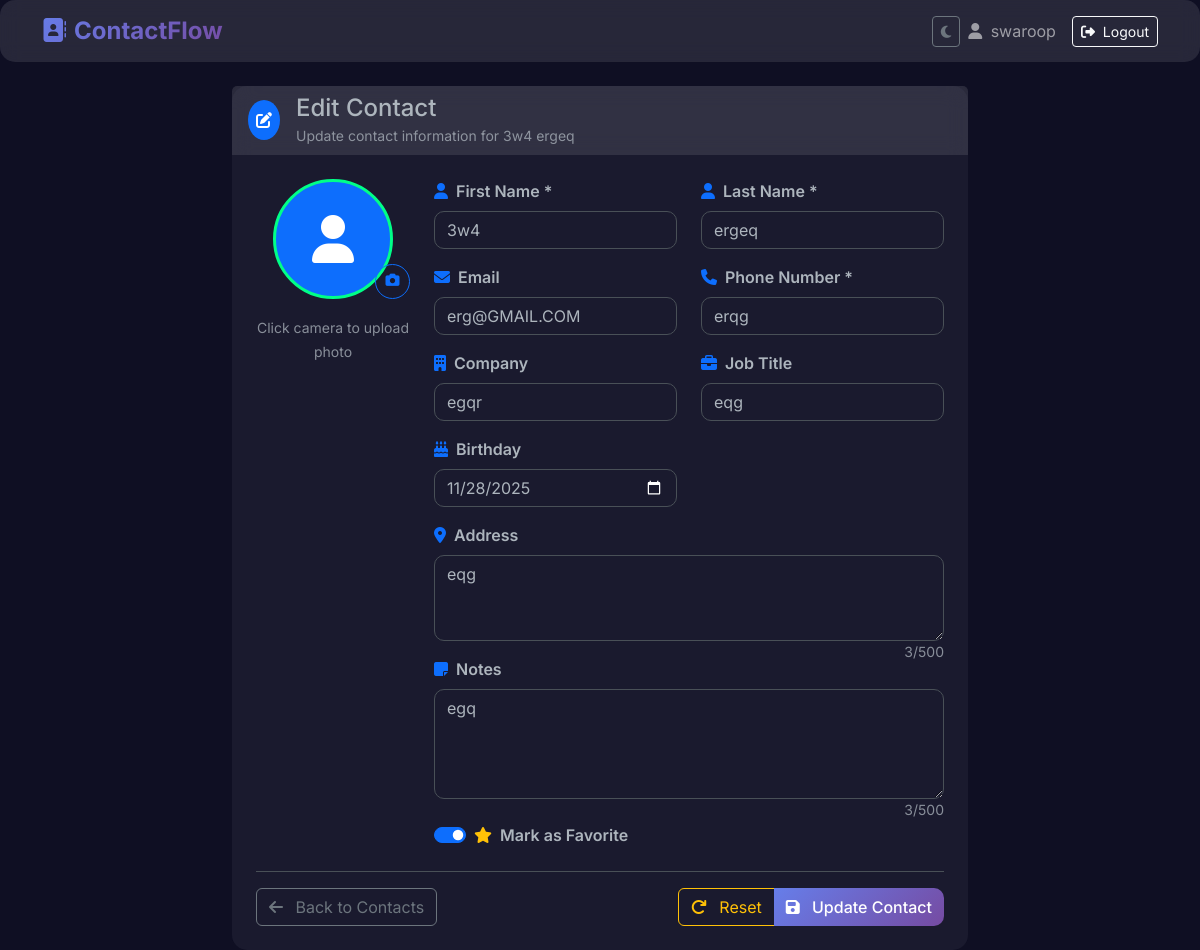
The app's page /edit/2/ (signed in) with its own data.
### contacts/models.py (models this page shows, shortened)
class Contact(models.Model):
    user = models.ForeignKey(User, on_delete=models.CASCADE)
    first_name = models.CharField(max_length=50)
    last_name = models.CharField(max_length=50)
    email = models.EmailField(blank=True, null=True)
    phone_number = models.CharField(max_length=20)
    address = models.TextField(blank=True, null=True)
    company = models.CharField(max_length=100, blank=True, null=True)
    job_title = models.CharField(max_length=100, blank=True, null=True)
    notes = models.TextField(blank=True, null=True)
    profile_picture = models.ImageField(upload_to=contact_photo_path, blank=True, null=True)
    is_favorite = models.BooleanField(default=False)
    birthday = models.DateField(blank=True, null=True)
    created_at = models.DateTimeField(auto_now_add=True)
    updated_at = models.DateTimeField(auto_now=True)
    class Meta:
        ordering = ['first_name', 'last_name']

### contacts/views.py (the view)
# urls.py: path('edit/<int:pk>/', views.edit_contact, name='edit_contact'),
@login_required
def edit_contact(request, pk):
    contact = get_object_or_404(Contact, pk=pk, user=request.user)
    if request.method == 'POST':
        form = ContactForm(request.POST, request.FILES, instance=contact)
        if form.is_valid():
            form.save()
            messages.success(request, '✅ Contact updated successfully!')
            return redirect('contact_list')
    else:
        form = ContactForm(instance=contact)
    return render(request, 'contacts/contact_form.html', {'form': form, 'title': 'Edit Contact'})

### templates/contacts/contact_form.html (shortened to what this page needs)
{% extends 'base.html' %}
{% block content %}
<div class="row justify-content-center">
    <div class="col-lg-8">
        <div class="card contact-card border-0">
            <div class="card-header glass-effect border-0">
                <div class="d-flex align-items-center">
                    <div class="bg-primary rounded-circle p-2 me-3">
                        <i class="fas fa-{% if title == 'Add New Contact' %}plus{% else %}edit{% endif %} text-white"></i>
                    </div>
                    <div>
                        <h4 class="mb-0">{{ title }}</h4>
                        <small class="text-muted">
                            {% if title == 'Add New Contact' %}
                            Add a new contact to your address book
                            {% else %}
                            Update contact information for {{ form.instance.first_name }} {{ form.instance.last_name }}
                            {% endif %}
                        </small>
                    </div>
                </div>
            </div>
            <div class="card-body p-4">
                <form method="post" enctype="multipart/form-data">
                    <div class="row">
                        <div class="col-md-3 text-center mb-4">
                            <div class="position-relative">
                                {% if form.instance.profile_picture %}
                                <img src="{{ form.instance.profile_picture.url }}" class="profile-pic mb-3" alt="Profile" style="width: 120px; height: 120px;">
                                {% else %}
                                <div class="profile-pic mb-3 mx-auto d-flex align-items-center justify-content-center bg-primary" style="width: 120px; height: 120px;">
                                    <i class="fas fa-user fa-3x text-white"></i>
                                </div>
                                {% endif %}
                                <label for="id_profile_picture" class="btn btn-sm btn-outline-primary position-absolute bottom-0 end-0 rounded-circle" style="width: 35px; height: 35px;">
                                    <i class="fas fa-camera"></i>
                                </label>
                            </div>
                            <small class="text-muted">Click camera to upload photo</small>
                        </div>
                        <div class="col-md-9">
                            <div class="row">
                                <div class="col-md-6 mb-3">
                                    <label class="form-label fw-semibold">
                                        <i class="fas fa-user me-2 text-primary"></i>First Name *
                                    </label>
                                    {{ form.first_name }}
                                </div>
                                <div class="col-md-6 mb-3">
                                    <label class="form-label fw-semibold">
                                        <i class="fas fa-user me-2 text-primary"></i>Last Name *
                                    </label>
                                    {{ form.last_name }}
                                </div>
                            </div>
                            <div class="row">
                                <div class="col-md-6 mb-3">
                                    <label class="form-label fw-semibold">
                                        <i class="fas fa-envelope me-2 text-primary"></i>Email
                                    </label>
                                    {{ form.email }}
                                </div>
                                <div class="col-md-6 mb-3">
                                    <label class="form-label fw-semibold">
                                        <i class="fas fa-phone me-2 text-primary"></i>Phone Number *
                                    </label>
                                    {{ form.phone_number }}
                                </div>
                            </div>
                            <div class="row">
                                <div class="col-md-6 mb-3">
                                    <label class="form-label fw-semibold">
                                        <i class="fas fa-building me-2 text-primary"></i>Company
                                    </label>
                                    {{ form.company }}
                                </div>
                                <div class="col-md-6 mb-3">
                                    <label class="form-label fw-semibold">
                                        <i class="fas fa-briefcase me-2 text-primary"></i>Job Title
                                    </label>
                                    {{ form.job_title }}
                                </div>
                            </div>
                            <div class="row">
                                <div class="col-md-6 mb-3">
                                    <label class="form-label fw-semibold">
                                        <i class="fas fa-birthday-cake me-2 text-primary"></i>Birthday
                                    </label>
                                    {{ form.birthday }}
                                </div>
                            </div>
                            <div class="mb-3">
                                <label class="form-label fw-semibold">
                                    <i class="fas fa-map-marker-alt me-2 text-primary"></i>Address
                                </label>
                                {{ form.address }}
                            </div>
                            <div class="mb-4">
                                <label class="form-label fw-semibold">
                                    <i class="fas fa-sticky-note me-2 text-primary"></i>Notes
                                </label>
                                {{ form.notes }}
                            </div>
                            <div class="mb-4">
                                <div class="form-check form-switch">
                                    {{ form.is_favorite }}
                                    <label class="form-check-label fw-semibold" for="id_is_favorite">
                                        <i class="fas fa-star me-2 text-warning"></i>Mark as Favorite
                                    </label>
                                </div>
                            </div>
                        </div>
                    </div>
                    <div class="d-flex justify-content-between align-items-center pt-3 border-top">
                        <a href="{% url 'contact_list' %}" class="btn btn-outline-secondary">
                            <i class="fas fa-arrow-left me-2"></i> Back to Contacts
                        </a>
                        <div class="btn-group">
                            <button type="reset" class="btn btn-outline-warning">
                                <i class="fas fa-redo me-2"></i> Reset
                            </button>
                            <button type="submit" class="btn btn-primary">
                                <i class="fas fa-save me-2"></i>
                                {% if title == 'Add New Contact' %}Create Contact{% else %}Update Contact{% endif %}
                            </button>
                        </div>
                    </div>
                </form>
            </div>
        </div>
    </div>
</div>
{% endblock %}

### templates/base.html (shortened to what this page needs)
<!DOCTYPE html>
<html lang="en" data-bs-theme="dark">
<head>
    <link href="https://cdn.jsdelivr.net/npm/bootstrap@5.3.0/dist/css/bootstrap.min.css" rel="stylesheet">
    <link href="https://cdnjs.cloudflare.com/ajax/libs/font-awesome/6.4.0/css/all.min.css" rel="stylesheet">
</head>
<body>
    <nav class="navbar navbar-expand-lg navbar-dark glass-effect">
        <div class="container">
            <a class="navbar-brand" href="{% url 'contact_list' %}">
                <i class="fas fa-address-book me-2"></i>ContactFlow
            </a>
            {% if user.is_authenticated %}
            <div class="navbar-nav ms-auto align-items-center">
                <button class="btn btn-outline-secondary btn-sm me-2" onclick="toggleTheme()" title="Toggle Theme">
                    <i class="fas fa-moon" id="theme-icon"></i>
                </button>
                <span class="navbar-text me-3">
                    <i class="fas fa-user me-1"></i> {{ user.username }}
                </span>
                <a class="btn btn-outline-light btn-sm" href="{% url 'logout' %}">
                    <i class="fas fa-sign-out-alt me-1"></i> Logout
                </a>
            </div>
            {% endif %}
        </div>
    </nav>
    <div class="container mt-4">
        {% block content %}
        {% endblock %}
    </div>
</body>
</html>

### templates/base.html (style rules this page uses)
:root { --primary-gradient: linear-gradient(135deg, #667eea 0%, #764ba2 100%); --secondary-gradient: linear-gradient(135deg, #f093fb 0%, #f5576c 100%); --dark-bg: #0f0f23; --card-bg: #1a1a2e; --accent: #00ff88; }
body { font-family: 'Inter', sans-serif; background: var(--dark-bg); color: var(--bs-body-color); min-height: 100vh; transition: all 0.3s ease; }
.navbar-brand { font-weight: 700; background: var(--primary-gradient); -webkit-background-clip: text; -webkit-text-fill-color: transparent; font-size: 1.5rem; }
.contact-card { background: var(--card-bg); border: 1px solid var(--bs-border-color); border-radius: 15px; transition: all 0.3s ease; backdrop-filter: blur(10px); }
.btn-primary { background: var(--primary-gradient); border: none; border-radius: 10px; font-weight: 500; transition: all 0.3s ease; }
.form-control { background: var(--card-bg); border: 1px solid var(--bs-border-color); color: var(--bs-body-color); border-radius: 10px; }
.profile-pic { width: 80px; height: 80px; border-radius: 50%; object-fit: cover; border: 3px solid var(--accent); }
.glass-effect { background: rgba(255, 255, 255, 0.1); backdrop-filter: blur(10px); border-radius: 15px; }

### records on screen
Contact: instance.first_name "3w4", instance.last_name "ergeq", first_name "3w4", last_name "ergeq", email "erg@GMAIL.COM", phone_number "erqg", company "egqr", job_title "eqg", birthday "11/28/2025", address "eqg", notes "egq", is_favorite "☑"

### other values on screen
{{ user.username }} "swaroop"
{{ title }} "Edit Contact"
